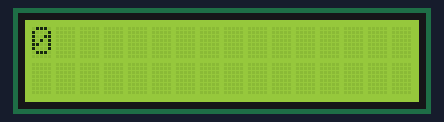
Recording of a sketch running on a simulated Arduino Uno, built with avr-gcc and run on an emulated ATmega328P. Shown: 16×2 character LCD.

Above: at 0.1 s.
At 4.1 s:
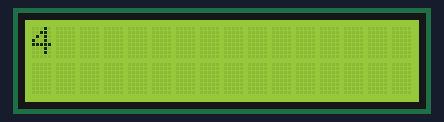
At 9.2 s:
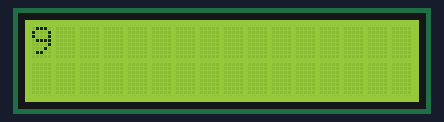
At 19.2 s:
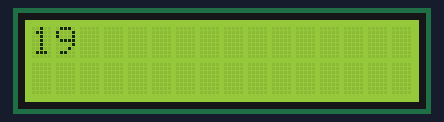
At 28.3 s:
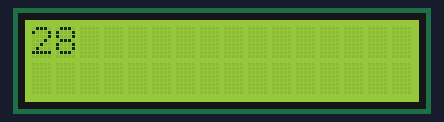
At 38.3 s:
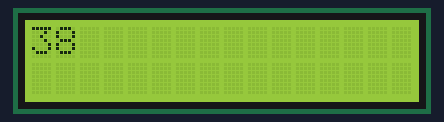

The sketch:

lcd_1602.ino
```cpp
#include <LiquidCrystal_PCF8574.h> // 引入 I2C LCD 的函式庫（這是別人寫好的工具包）

// 建立一個 LCD 物件，並設定 I2C 位址為 0x27
// 就像是告訴 Arduino：「這塊螢幕的名字叫 lcd，它的身分證字號是 0x27」
LiquidCrystal_PCF8574 lcd(0x27);

int t = 0; // 宣告一個變數 t，用來儲存秒數，初始值設為 0

void setup() {
  // setup 區塊：開機時只會執行一次

  lcd.begin(16, 2);      // 初始化螢幕，告訴它這是一塊 16 格寬、2 列高的螢幕
  lcd.setBacklight(255); // 開啟螢幕背光（255 為最亮，0 為關閉）
}

void loop() {
  // loop 區塊：裡面的程式碼會由上而下不斷地重複執行

  lcd.clear();           // 清除螢幕上所有的文字，讓畫面變回空白

  lcd.setCursor(0, 0);   // 設定接下來要寫字的位置：第 1 欄 (0), 第 1 列 (0)

  lcd.print(t);          // 在目前的游標位置印出變數 t 的數值

  delay(1000);           // 讓程式暫停 1000 毫秒（也就是 1 秒鐘）

  t = t + 1;             // 將變數 t 的數值加 1（為下一秒做準備）

  // 執行到這裡後，會立刻跳回 loop 的第一行 lcd.clear() 繼續執行
}
```

Measured:
- what the display in image 1 shows lasts 1.0 s, from 4.1 s to 5.1 s
